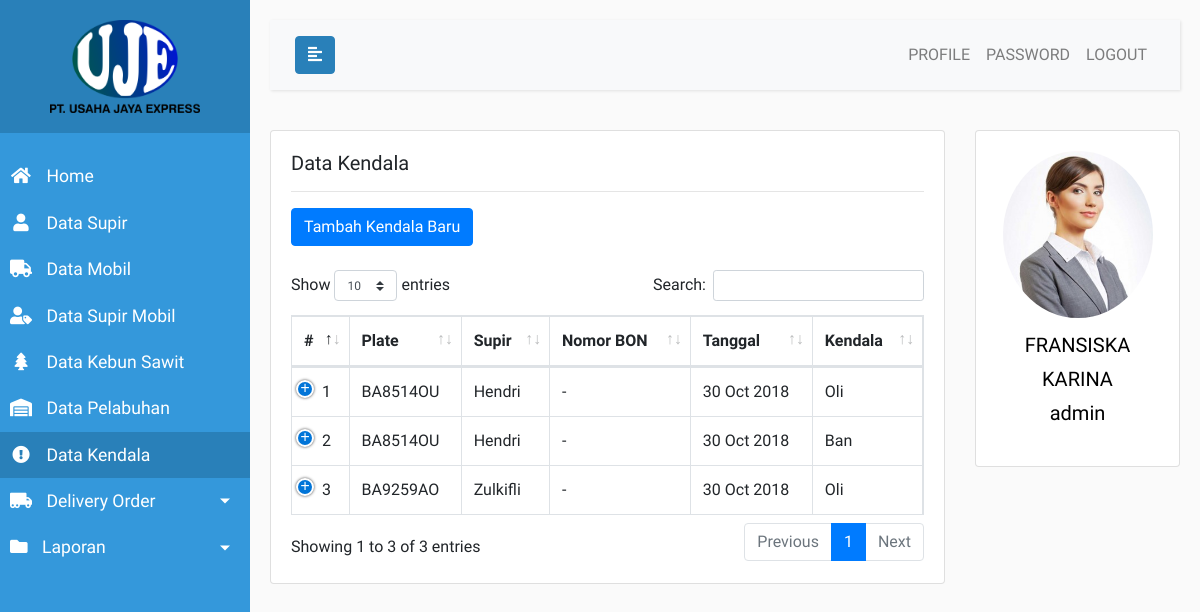
Page /admin.php?page=kendala (signed in) on the committed database.
### tables this page shows
CREATE TABLE `tb_kendala` (
  `id` int(11) NOT NULL AUTO_INCREMENT,
  `bon_no` varchar(50) NOT NULL DEFAULT '-',
  `supir_mobil_id` int(11) NOT NULL,
  `tanggal` date NOT NULL,
  `kendala` enum('ban','benen','baut roda','oli','selendang') NOT NULL,
  `biaya` int(11) NOT NULL,
  `keterangan` varchar(100) DEFAULT '-',
  PRIMARY KEY (`id`),
  KEY `FF99` (`supir_mobil_id`),
  CONSTRAINT `FF99` FOREIGN KEY (`supir_mobil_id`) REFERENCES `tb_supir_mobil` (`id`) ON DELETE CASCADE ON UPDATE CASCADE
);

CREATE TABLE `tb_mobil` (
  `id` int(11) NOT NULL AUTO_INCREMENT,
  `plate` varchar(10) NOT NULL,
  `merk` varchar(100) NOT NULL,
  `jenis` varchar(100) NOT NULL,
  `gross` int(11) NOT NULL,
  `foto` varchar(100) NOT NULL,
  PRIMARY KEY (`id`)
);

CREATE TABLE `tb_supir` (
  `id` int(11) NOT NULL AUTO_INCREMENT,
  `nama` varchar(100) NOT NULL,
  `jenis_kelamin` enum('pria','wanita') NOT NULL,
  `tempat_lahir` varchar(50) NOT NULL,
  `tanggal_lahir` date NOT NULL,
  `alamat` text NOT NULL,
  `telepon` varchar(13) NOT NULL,
  `ktp_no` varchar(16) NOT NULL,
  `ktp_img` varchar(100) NOT NULL,
  `sim_no` varchar(12) NOT NULL,
  `sim_img` varchar(100) NOT NULL,
  PRIMARY KEY (`id`)
);

CREATE TABLE `tb_user` (
  `id` int(11) NOT NULL AUTO_INCREMENT,
  `username` varchar(20) NOT NULL,
  `password` varchar(100) NOT NULL,
  `hak_akses` enum('admin','pimpinan') NOT NULL,
  `status` tinyint(4) NOT NULL DEFAULT '1',
  `nama` varchar(100) NOT NULL,
  `jenis_kelamin` enum('pria','wanita') NOT NULL,
  `tempat_lahir` varchar(50) NOT NULL,
  `tanggal_lahir` date NOT NULL,
  `alamat` text NOT NULL,
  `telepon` varchar(13) NOT NULL,
  `foto` varchar(100) NOT NULL,
  PRIMARY KEY (`id`)
);

### app/app.php (called while the page is built, shortened)
<?php
	function koneksi() {
		$host = 'localhost';
		$user = 'root';
		$pass = '';
		$db = 'pt-uje-db';
		$conn = mysqli_connect($host, $user, $pass, $db);
		return $conn;
	}
	function sanitizeThis($string) {
		$conn = koneksi();
		$output1 = mysqli_real_escape_string($conn, $string);
		$output2 = strip_tags($output1);
		return htmlspecialchars($output2);
	}
	function getProfile() {
		$conn = koneksi();
		$uid = $_SESSION['uid'];
		$query = "SELECT * FROM tb_user WHERE id = '$uid'";
		$process = mysqli_query($conn, $query);
		$data = mysqli_fetch_assoc($process);
		return $data;
	}
?>

### views/admin/kendala/kelola-kendala.php (the view, shortened to what this page needs)
<div class="row">
	<div class="col-md-9">
		<div class="card">
			<div class="card-body">
				<h5 class="card-title">Data Kendala</h5><hr>
				<?php if ($hak_akses == 'admin'): ?>
					<button type="button" class="btn btn-primary" id="btn-tambah-kendala">Tambah Kendala Baru</button><br><br>
				<?php endif ?>
				<table id="table-data-pelabuhan" class="table table-bordered display responsive nowrap" style="width:100%">
					<thead>
						<tr>
							<th>#</th>
							<th>Plate</th>
							<th>Supir</th>
							<th>Nomor BON</th>
							<th>Tanggal</th>
							<th>Kendala</th>
						</tr>
					</thead>
					<tbody>
						<?php
							$list_data = [];
							$query = "
								SELECT tb_kendala.id, tb_kendala.bon_no, tb_kendala.tanggal, tb_kendala.kendala, tb_kendala.biaya,
								tb_kendala.keterangan, tb_mobil.plate, tb_supir.nama
								FROM tb_kendala, tb_supir_mobil, tb_mobil, tb_supir
								WHERE tb_kendala.supir_mobil_id = tb_supir_mobil.id AND tb_supir_mobil.supir_id = tb_supir.id
								AND tb_supir_mobil.mobil_id = tb_mobil.id
							";
							$process = mysqli_query($conn, $query);
							while($row = mysqli_fetch_array($process)) {
								$list_data[] = $row;
							}
							foreach ($list_data as $key => $value) {
						?>
							<tr>
								<td><?php echo $key+1 ?></td>
								<td><?php echo $value['plate'] ?></td>
								<td><?php echo $value['nama'] ?></td>
								<td><?php echo $value['bon_no'] ?></td>
								<td><?php echo date('d M Y', strtotime($value['tanggal'])) ?></td>
								<td><?php echo ucfirst($value['kendala']) ?></td>
							</tr>
						<?php
							}
						?>
					</tbody>
				</table>
			</div>
		</div>
	</div>
	<div class="col-md-3">
		<?php include 'views/partials/rightbar.php'; ?>
	</div>
</div>

### views/partials/rightbar.php
<div class="card">
	<div class="card-body text-center">
		<img src="/assets/img/profil/<?php echo getProfile()['foto'] ?>" width="150px" class="rounded-circle">
		<p class="profile-name"><?php echo strtoupper(getProfile()['nama']).'<br>'.strtolower($_SESSION['akses']) ?></p>
	</div>
</div>

### assets/css/app.css (style rules this page uses)
body { font-family: 'Ubuntu', sans-serif; background: #fafafa; }
p { font-family: 'Ubuntu', sans-serif; font-size: 1.1em; font-weight: 300; line-height: 1.7em; color: #999; }
.profile-name { padding-top: 10px; font-size: 20px; color: #000; }

### rows in the picture
tb_kendala: tb_mobil.plate "BA8514OU", tb_supir.nama "Hendri", bon_no "-", tanggal "30 Oct 2018", kendala "Oli"
tb_kendala: tb_mobil.plate "BA8514OU", tb_supir.nama "Hendri", bon_no "-", tanggal "30 Oct 2018", kendala "Ban"
tb_kendala: tb_mobil.plate "BA9259AO", tb_supir.nama "Zulkifli", bon_no "-", tanggal "30 Oct 2018", kendala "Oli"
tb_user: foto (picture), nama "FRANSISKA KARINA"

### other values in the picture
$_SESSION['akses'] "admin"
